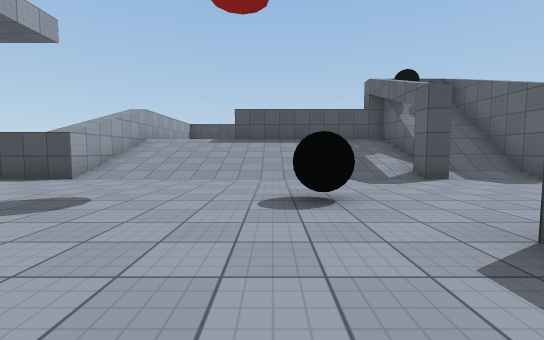
view 1 (above)

13 first-person views from a walk through a Unity game level. The camera is 1.2 m above the floor, tilts 4° down and sees 90° across. The floor is counted in squares, 2 m on a side. Each view is taken from the middle of a square. On the plan, view 1 faces up. The plan holds only what a view shows up to about 9 squares ahead; the rest is blank. The player is left out. Surface patterns are stand-ins for the level's own textures.

view 2
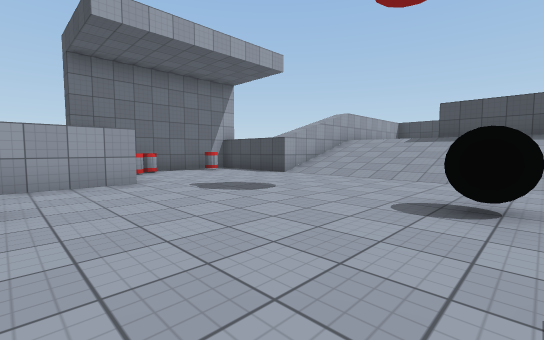

view 3
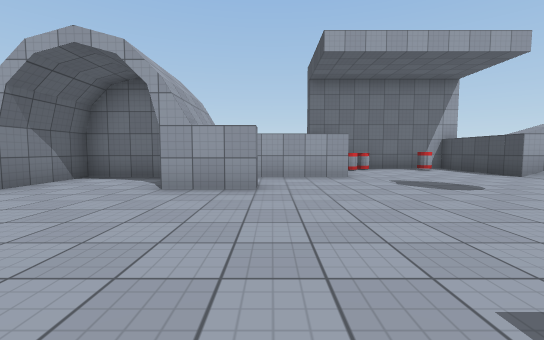

view 4
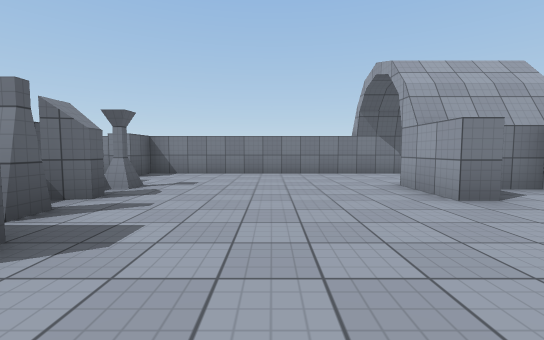

view 5
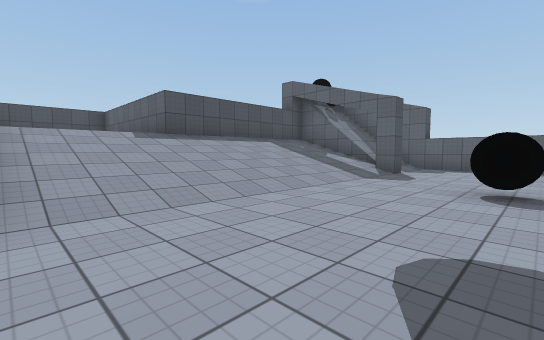

view 6
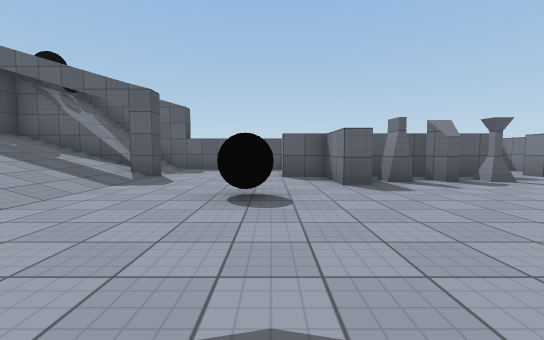

view 7
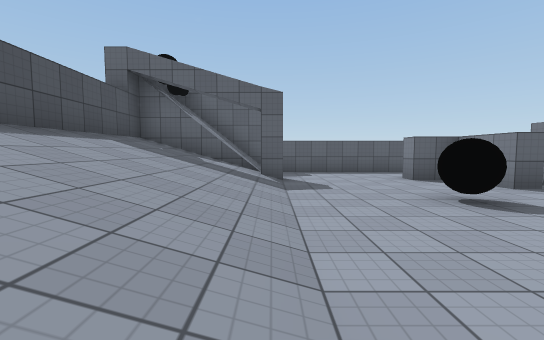

view 8
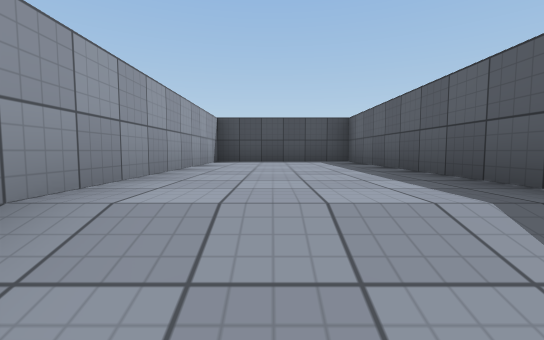

view 9
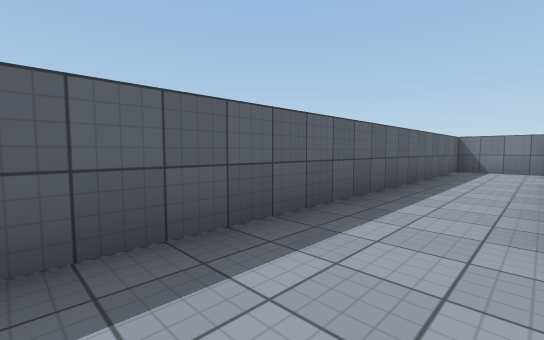

view 10
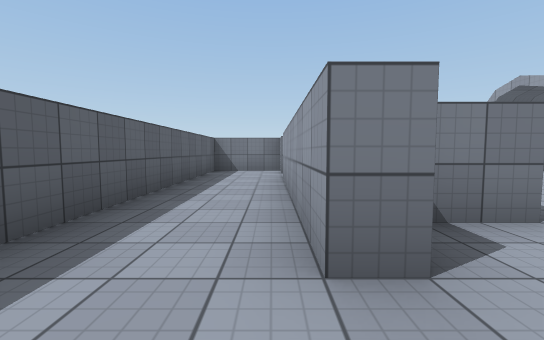

view 11
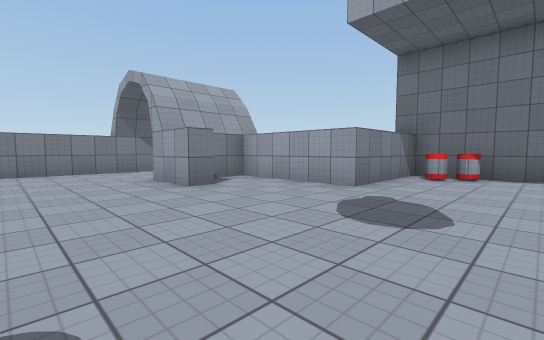

view 12
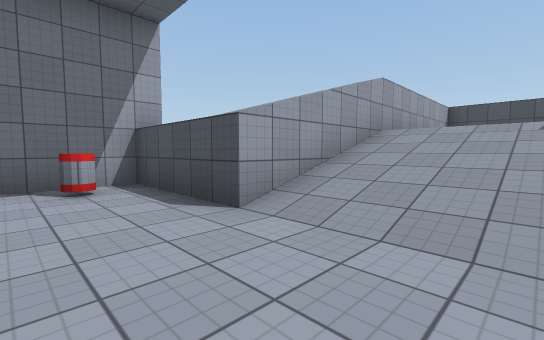

view 13
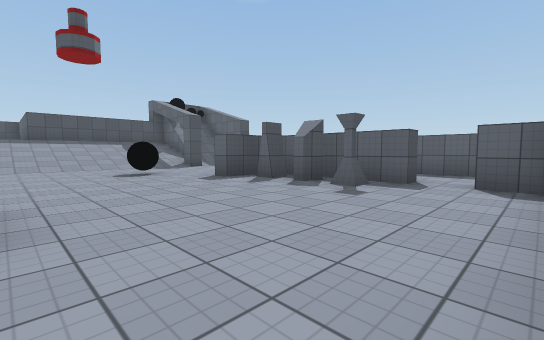

### Floor plan
Key: @ floor where view 1 was taken; # wall or solid block; . main floor; : floor 2 m higher than the main floor; / step, stairs or slope; B black ball; O other object.
Columns run from 8 left of view 1 to 6 right of it. Each row starts with its distance up from view 1.
 15    #####
 14    #:::#
 13    #:::#
 12    #:::#
 11    #:::#
 10    #:::#####
  9    #////////BO#
  8    #//////////#
  7    #//////////#
  6  ###///////#//#
  5 ###...........#
  4 #.............#
  3 ###......B....#
  2  ##........#..#
  1   ##......##..#
  0    #....@..#..#
 -1    #.#.....#..#
 -2    ###.....#..#
 -3    #..........#
 -4    #.......#..#
 -5    ############

Positions as (right, up) in squares from view 1, and headings:
1: (0, 0), facing up
2: (1, 0), facing up-left
3: (2, 0), facing left
4: (0, 3), facing down
5: (-4, 3), facing up-right
6: (-3, 3), facing right
7: (-3, 6), facing right
8: (-3, 8), facing up
9: (4, 5), facing down-right
10: (4, 4), facing down
11: (0, 4), facing down-left
12: (-2, 4), facing up-left
13: (-2, -4), facing up-right
